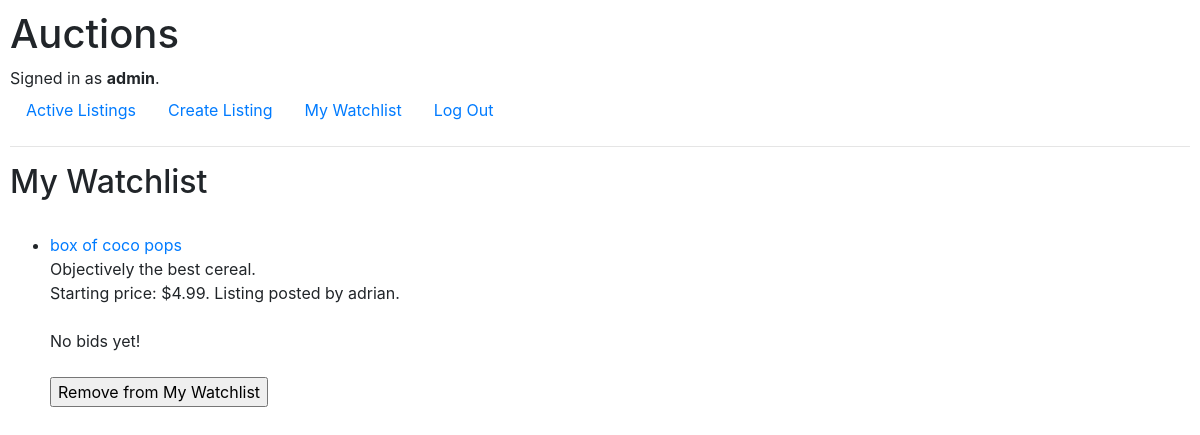
/my_watchlist (signed in), run on the app's committed database.
### auctions/models.py (models this page shows, shortened)
class User(AbstractUser):
    pass

class Watchlist(models.Model):
    watchlist_owned_by = models.ForeignKey(User, on_delete=models.CASCADE)
    item_watched = models.ForeignKey(AuctionListing, on_delete=models.CASCADE)

class AuctionListing(models.Model):
    listing_name = models.CharField(max_length=64)
    starting_price = models.DecimalField(max_digits=6, decimal_places=2)
    current_price = models.DecimalField(max_digits=6, decimal_places=2, default=0.00)
    listed_by = models.ForeignKey(User, on_delete=models.CASCADE)
    listing_description = models.TextField(max_length=5120)
    is_closed = models.BooleanField(default=False)

### auctions/views.py (the view)
# urls.py: path("my_watchlist", views.my_watchlist, name="my_watchlist"),
def my_watchlist(request):
    if request.method == 'POST':
        watched_item_id = request.POST.get('watched_item_id')
        item_to_remove = Watchlist.objects.get(id=watched_item_id)
        item_to_remove.delete()
        return redirect('my_watchlist')
    return render(request, "auctions/my_watchlist.html", {
        "watched_items": Watchlist.objects.filter(watchlist_owned_by=request.user)
    })

### auctions/templates/auctions/my_watchlist.html (shortened to what this page needs)
{% extends "auctions/layout.html" %}
{% block body %}
    <h2>My Watchlist</h2><br>
    {% for watched_item in watched_items %}
    <form action="{% url 'my_watchlist' %}" method="post">
    <ul>
        <li>
            <div><a href="{% url 'listing_info' watched_item.item_watched.listing_name %}">{{ watched_item.item_watched.listing_name }}</a></div>
            <div>{{ watched_item.item_watched.listing_description }}</div>
            <div>Starting price: ${{ watched_item.item_watched.starting_price }}. Listing posted by {{ watched_item.item_watched.listed_by }}.</div><br>
            {% if watched_item.item_watched.current_price == 0.00 %}
                <div>No bids yet!</div>
            {% else %}
                <div>Current price: ${{ watched_item.item_watched.current_price }}. Bid placed by </div>
            {% endif %}
            <br>
        </li>
        <input type="submit" name="remove_from_watchlist" value="Remove from My Watchlist">
    </ul>
    </form>
    {% endfor %}
{% endblock %}

### auctions/templates/auctions/layout.html (shortened to what this page needs)
{% load static %}
<!DOCTYPE html>
<html lang="en">
    <head>
        <link rel="stylesheet" href="https://stackpath.bootstrapcdn.com/bootstrap/4.4.1/css/bootstrap.min.css">
        <link href="{% static 'auctions/styles.css' %}" rel="stylesheet">
    </head>
    <body>
        <h1>Auctions</h1>
        <div>
            {% if user.is_authenticated %}
                Signed in as <strong>{{ user.username }}</strong>.
            {% else %}
                Not signed in.
            {% endif %}
        </div>
        <ul class="nav">
            <li class="nav-item">
                <a class="nav-link" href="{% url 'index' %}">Active Listings</a>
            </li>
            {% if user.is_authenticated %}
                <li class="nav-item">
                    <a class="nav-link" href="{% url 'create_listing' %}">Create Listing</a>
                </li>
                <li class="nav-item">
                    <a class="nav-link" href="{% url 'my_watchlist' %}">My Watchlist</a>
                </li>
                <li class="nav-item">
                    <a class="nav-link" href="{% url 'logout' %}">Log Out</a>
                </li>
            {% endif %}
        </ul>
        <hr>
        {% block body %}
        {% endblock %}
    </body>
</html>

### auctions/static/auctions/styles.css (style rules this page uses)
body { padding: 10px; }

### data on the page
User: username "admin"
Watchlist: item_watched.listing_name "box of coco pops", item_watched.listing_description "Objectively the best cereal.", item_watched.starting_price "4.99", item_watched.listed_by "adrian", shows "No bids yet!"
